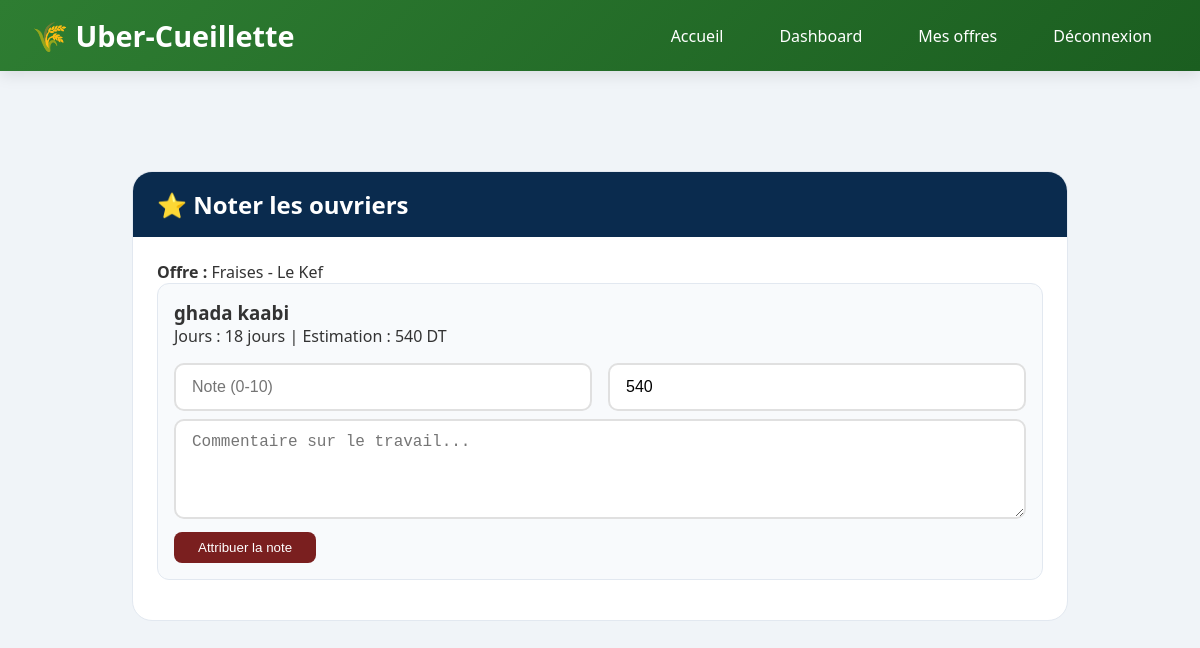
Page /noter_ouvrier.php?id=2 (signed in) on the committed database.
### tables this page shows
CREATE TABLE IF NOT EXISTS `offres` (
  `id` int NOT NULL AUTO_INCREMENT,
  `agriculteur_id` int NOT NULL,
  `type_fruit` varchar(50) NOT NULL,
  `gouvernorat` varchar(50) NOT NULL,
  `adresse_recolte` text NOT NULL,
  `date_debut` date NOT NULL,
  `date_fin` date NOT NULL,
  `nb_ouvriers_demandes` int NOT NULL,
  `nb_ouvriers_acceptes` int DEFAULT '0',
  `prix_journee` decimal(10,2) NOT NULL,
  `date_limite_postulation` date NOT NULL,
  `statut` enum('ouverte','cloturee','terminee') DEFAULT 'ouverte',
  `date_creation` timestamp NOT NULL DEFAULT CURRENT_TIMESTAMP,
  PRIMARY KEY (`id`),
  KEY `agriculteur_id` (`agriculteur_id`)
);

CREATE TABLE IF NOT EXISTS `candidatures` (
  `id` int NOT NULL AUTO_INCREMENT,
  `offre_id` int NOT NULL,
  `ouvrier_id` int NOT NULL,
  `date_candidature` timestamp NOT NULL DEFAULT CURRENT_TIMESTAMP,
  `statut` enum('en_attente','acceptee','refusee') DEFAULT 'en_attente',
  `note` decimal(3,1) DEFAULT NULL,
  `commentaire` text,
  `remuneration_totale` decimal(10,2) DEFAULT NULL,
  PRIMARY KEY (`id`),
  KEY `offre_id` (`offre_id`),
  KEY `ouvrier_id` (`ouvrier_id`)
);

CREATE TABLE IF NOT EXISTS `ouvriers` (
  `id` int NOT NULL AUTO_INCREMENT,
  `nom` varchar(50) NOT NULL,
  `prenom` varchar(50) NOT NULL,
  `email` varchar(100) NOT NULL,
  `cin` varchar(8) NOT NULL,
  `photo` varchar(255) DEFAULT NULL,
  `description` text NOT NULL,
  `pseudo` varchar(50) NOT NULL,
  `mot_de_passe` varchar(255) NOT NULL,
  `note_moyenne` decimal(3,2) DEFAULT '0.00',
  `date_inscription` timestamp NOT NULL DEFAULT CURRENT_TIMESTAMP,
  PRIMARY KEY (`id`),
  UNIQUE KEY `cin` (`cin`),
  UNIQUE KEY `email` (`email`),
  UNIQUE KEY `pseudo` (`pseudo`)
);

### noter_ouvrier.php (the view, shortened to what this page needs)
<?php
require_once 'config.php';
$offre_id = isset($_GET['id']) ? intval($_GET['id']) : 0;
$sql_check = "SELECT * FROM offres WHERE id = :id AND agriculteur_id = :agriculteur_id";
$stmt = $conn->prepare($sql_check);
$stmt->execute([':id' => $offre_id, ':agriculteur_id' => $_SESSION['user_id']]);
$offre = $stmt->fetch();
$succes = '';
$sql = "SELECT c.id as candidature_id, c.note, c.commentaire, c.remuneration_totale,
        o.nom, o.prenom, o.photo,
        DATEDIFF(ofr.date_fin, ofr.date_debut) + 1 as nb_jours
        FROM candidatures c
        JOIN ouvriers o ON c.ouvrier_id = o.id
        JOIN offres ofr ON c.offre_id = ofr.id
        WHERE c.offre_id = :offre_id AND c.statut = 'acceptee'
        ORDER BY o.nom";
$stmt = $conn->prepare($sql);
$stmt->execute([':offre_id' => $offre_id]);
$ouvriers = $stmt->fetchAll();
?>
<!DOCTYPE html>
<html lang="fr">
<head>
    <link rel="stylesheet" href="style.css">
</head>
<body>
    <header>
        <div class="header-container">
            <div class="logo"><h1>🌾 Uber-<span>Cueillette</span></h1></div>
            <nav>
                <ul>
                    <li><a href="index.php">Accueil</a></li>
                    <li><a href="dashboard_agriculteur.php">Dashboard</a></li>
                    <li><a href="mes_offres.php">Mes offres</a></li>
                    <li><a href="logout.php">Déconnexion</a></li>
                </ul>
            </nav>
        </div>
    </header>
    <div class="noter-container">
        <div class="card-noter">
            <div class="card-header">
                <h2>⭐ Noter les ouvriers</h2>
            </div>
            <div class="card-body">
                <p><strong>Offre :</strong> <?= htmlspecialchars($offre['type_fruit']) ?> - <?= htmlspecialchars($offre['gouvernorat']) ?></p>
                <?php if(count($ouvriers) > 0 && !$succes): ?>
                    <?php foreach($ouvriers as $ouvrier): ?>
                        <div class="ouvrier-item">
                            <h3><?= htmlspecialchars($ouvrier['prenom'] . ' ' . $ouvrier['nom']) ?></h3>
                            <p>Jours : <?= $ouvrier['nb_jours'] ?> jours | Estimation : <?= $offre['prix_journee'] * $ouvrier['nb_jours'] ?> DT</p>
                            <?php if($ouvrier['note'] !== null): ?>
                                <div class="note-deja">
                                    ✅ Déjà noté | Note: <?= $ouvrier['note'] ?>/10 | Gain: <?= $ouvrier['remuneration_totale'] ?> DT
                                </div>
                            <?php else: ?>
                                <form method="POST" style="margin-top: 1rem;">
                                    <div style="display: flex; gap: 1rem; flex-wrap: wrap;">
                                        <input type="number" name="note" step="0.5" min="0" max="10" placeholder="Note (0-10)" required style="flex:1;">
                                        <input type="number" name="remuneration" step="0.5" placeholder="Rémunération totale DT" value="<?= $offre['prix_journee'] * $ouvrier['nb_jours'] ?>" required style="flex:1;">
                                    </div>
                                    <textarea name="commentaire" rows="2" placeholder="Commentaire sur le travail..." style="width:100%; margin-top:0.5rem;"></textarea>
                                    <button type="submit" class="btn-noter" style="margin-top:0.5rem;">Attribuer la note</button>
                                </form>
                            <?php endif; ?>
                        </div>
                    <?php endforeach; ?>
                <?php elseif(!$succes): ?>
                    <p>Aucun ouvrier accepté pour cette offre.</p>
                    <a href="mes_offres.php" class="btn btn-primary">Retour</a>
                <?php endif; ?>
            </div>
        </div>
    </div>
</body>
</html>

### style.css (style rules this page uses)
* { margin: 0; padding: 0; box-sizing: border-box; }
body { font-family: 'Segoe UI', Tahoma, Geneva, Verdana, sans-serif; background: linear-gradient(135deg, #f5f7fa 0%, #e8edf2 100%); min-height: 100vh; color: #333; }
header { background: linear-gradient(135deg, #2e7d32 0%, #1b5e20 100%); color: white; padding: 1rem 2rem; box-shadow: 0 4px 15px rgba(0,0,0,0.1); }
.header-container { max-width: 1400px; margin: 0 auto; display: flex; justify-content: space-between; align-items: center; flex-wrap: wrap; }
.logo h1 { font-size: 1.8rem; font-weight: 700; }
nav ul { list-style: none; display: flex; gap: 1.5rem; flex-wrap: wrap; }
nav ul li a { color: white; text-decoration: none; font-weight: 500; padding: 0.5rem 1rem; border-radius: 25px; transition: all 0.3s ease; }
input, select, textarea { width: 100%; padding: 0.8rem 1rem; border: 2px solid #e0e0e0; border-radius: 10px; font-size: 1rem; transition: all 0.3s ease; }
textarea { resize: vertical; min-height: 100px; }

### noter_ouvrier.php (style rules this page uses)
body { background: #f0f4f8; }
.noter-container { max-width: 1000px; margin: 0 auto; padding: 100px 2rem 2rem; }
.card-noter { background: white; border-radius: 20px; border: 1px solid #e2e8f0; overflow: hidden; }
.card-header { background: #0a2b4e; padding: 1rem 1.5rem; }
.card-header h2 { color: white; margin: 0; }
.card-body { padding: 1.5rem; }
.ouvrier-item { background: #f8fafc; border-radius: 12px; padding: 1rem; margin-bottom: 1rem; border: 1px solid #e2e8f0; }
.btn-noter { background: #7a1f1f; color: white; padding: 0.5rem 1.5rem; border: none; border-radius: 8px; cursor: pointer; }

### rows in the picture
offres: type_fruit "Fraises", gouvernorat "Le Kef"
candidatures: ouvrier.nom "ghada kaabi", nb_jours "18", nb_jours "540", remuneration "540"
